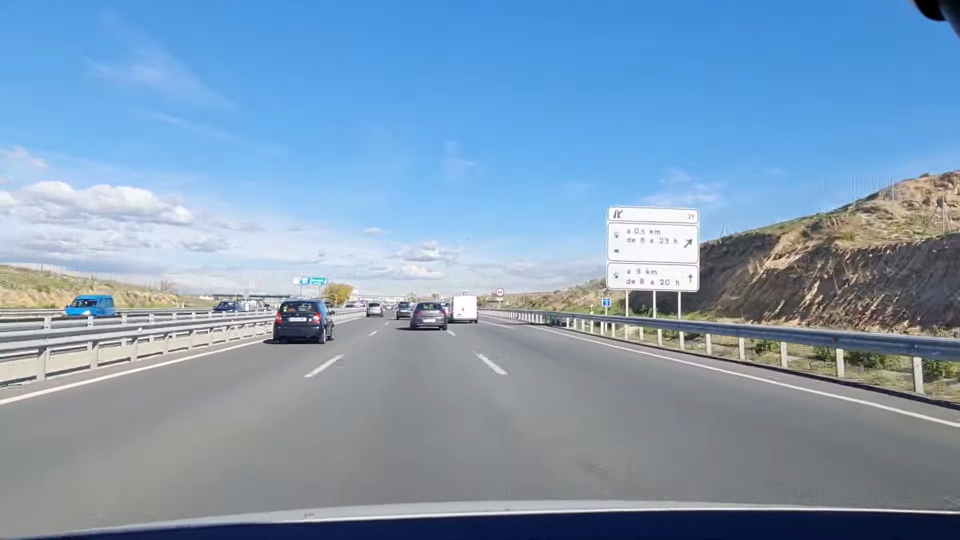
#> input picture test_detection/00000.png, 1920 x 1080 px (shown at 1/2 size)
$ python -i detectormartin.py   (imports and definitions only)   (older library calls are emulated)
#> lines starting #> are read from the running program, lines starting #| are printed output that depends on the picture
import cv2
import numpy as np


class RoadPanelDetector:
    """
    Detects road information panels using:
    1. MSER (Maximally Stable Extremal Regions) for region detection
    2. HSV + LAB color analysis for blue color verification
    3. Morphological operations for robustness
    4. NMS for duplicate elimination
    """

    def __init__(self):
        """Initialize the detector with optimized parameters."""

        # MSER parameters - tuned for highway panel detection
        # min_area: minimum region size in pixels
        # max_area: maximum region size in pixels
        # delta: threshold increase between MSER calculations
        self.mser = cv2.MSER_create(
            min_area=300,
            max_area=20000,
            delta=10
        )

        # Standard size for blue score computation
        self.std_w = 40
        self.std_h = 80

        # Ideal blue mask (all ones - full blue color expected)
        self.ideal_mask = np.ones(
            (self.std_h, self.std_w),
            dtype=np.uint8
        )

    def detect(self, image):
        """
        Main detection pipeline.

        Args:
            image: Input image (BGR format from OpenCV)

        Returns:
            List of detections: [[x1, y1, x2, y2, score], ...]
        """
        detections = []

        # Step 1: Preprocess image to improve quality
        image = self._preprocess_image(image)

        # Step 2: Convert to grayscale for MSER
        gray = cv2.cvtColor(image, cv2.COLOR_BGR2GRAY)

        # Step 3: Enhance contrast with CLAHE
        clahe = cv2.createCLAHE(
            clipLimit=2.0,
            tileGridSize=(8, 8)
        )
        gray = clahe.apply(gray)

        # Step 4: Detect high-contrast regions with MSER
        regions, _ = self.mser.detectRegions(gray)

        # Step 5: Convert regions to bounding boxes and filter
        candidate_boxes = []

        for region in regions:
            x, y, w, h = cv2.boundingRect(region)

            # Filter by minimum size
            if w < 60 or h < 30:
                continue

            # Filter by aspect ratio (panels are wider than tall)
            aspect_ratio = w / float(h)

            # Adjusted range based on real panel proportions
            if aspect_ratio < 1.2 or aspect_ratio > 4.0:
                continue

            # Expand bounding box to include white border
            # MSER detects the blue interior, we need the whole panel
            pad_x = int(w * 0.05)
            pad_y = int(h * 0.1)

            x1 = max(0, x - pad_x)
            y1 = max(0, y - pad_y)
            x2 = min(image.shape[1], x + w + pad_x)
            y2 = min(image.shape[0], y + h + pad_y)

            candidate_boxes.append((x1, y1, x2, y2))

        # Step 6: Score each candidate box based on blue color
        for box in candidate_boxes:
            x1, y1, x2, y2 = box

            # Extract region from image
            crop = image[y1:y2, x1:x2]

            if crop.size == 0:
                continue

            # Compute blue color score (0 to 1, where 1 is perfect blue)
            score = self.compute_blue_score(crop)

            if score > 0.5:
                detections.append([x1, y1, x2, y2, score])

        # Step 7: Remove duplicate detections (NMS)
        detections = self.non_max_suppression(detections)

        return detections

    def compute_blue_score(self, crop):
        """
        Computes a score representing how much the crop looks like a blue panel.

        Strategy:
        1. Use HSV to detect blue hue and saturation
        2. Use LAB to verify blue color (low b channel)
        3. Combine both masks
        4. Compute intensity and clarity
        5. Return weighted score

        Args:
            crop: Image region to analyze

        Returns:
            float: Score between 0 (not blue) and 1 (perfectly blue)
        """

        # Resize to standard size for consistent scoring
        resized = cv2.resize(crop, (self.std_w, self.std_h))

        # Convert to HSV for hue-based color detection
        hsv = cv2.cvtColor(resized, cv2.COLOR_BGR2HSV)

        # Convert to LAB for blue channel analysis
        lab = cv2.cvtColor(resized, cv2.COLOR_BGR2Lab)

        # Get brightness (Value in HSV)
        avg_v = np.mean(hsv[:, :, 2])

        # ===== HSV BLUE DETECTION =====
        # Adapt saturation threshold based on brightness
        sat_min = 50 if avg_v > 50 else 30

        # Blue limits in HSV:
        lower_blue = np.array([95, sat_min, 25])
        upper_blue = np.array([145, 255, 255])

        mask_hsv = cv2.inRange(hsv, lower_blue, upper_blue)
        lower_white = np.array([0, 0, 170])
        upper_white = np.array([180, 70, 255])

        white_mask = cv2.inRange(hsv, lower_white, upper_white)

        border = np.zeros_like(white_mask)

        border[:4, :] = 1
        border[-4:, :] = 1
        border[:, :4] = 1
        border[:, -4:] = 1

        white_border_score = np.sum(
            (white_mask > 0) & (border > 0)
        ) / np.sum(border)

        inner = np.zeros_like(mask_hsv)

        inner[5:-5, 5:-5] = 1

        blue_inner_score = np.sum(
            (mask_hsv > 0) & (inner > 0)
        ) / np.sum(inner)

        # Morphological closing to fill small holes
        mask_hsv = cv2.morphologyEx(mask_hsv, cv2.MORPH_CLOSE, np.ones((3, 3), np.uint8))

        # ===== LAB BLUE DETECTION =====
        b_channel = lab[:, :, 2]
        mask_lab = cv2.inRange(b_channel, 0, 118)

        # ===== COMBINE MASKS =====
        # Both HSV and LAB must agree it's blue
        mask = cv2.bitwise_and(mask_hsv, mask_lab)

        # ===== COMPUTE SCORE =====
        # Intensity: what percentage of pixels are blue
        intensity = np.sum(mask) / (self.std_w * self.std_h * 255.0)

        # Clarity: is the image blurry? (Laplacian variance)
        clarity = cv2.Laplacian(cv2.cvtColor(resized, cv2.COLOR_BGR2GRAY), cv2.CV_64F).var() / 1000.0

        # Weight: intensity is more important than clarity
        # In bad weather (low clarity), we don't penalize much
        clarity_weight = 0.1 if clarity < 0.1 else 0.2

        # Final score: weighted combination
        score = (1.0 - clarity_weight) * intensity + clarity_weight * min(clarity, 1.0)
        score = (
            0.7 * blue_inner_score +
            0.3 * white_border_score
        )
        return float(score)

    def non_max_suppression(self, detections):
        """
        Remove duplicate detections by keeping only the best one
        from each group of overlapping boxes.

        Args:
            detections: List of [x1, y1, x2, y2, score]

        Returns:
            List of non-overlapping detections
        """
        if len(detections) == 0:
            return []

        # Sort by area (largest first)
        # This way we prioritize larger detections
        detections = sorted(
            detections,
            key=lambda d: (d[4]),
            reverse=True
        )

        final = []

        for det in detections:
            overlaps = False

            for kept in final:
                # Compute IoU (Intersection over Union)
                iou = self.compute_iou(det, kept)

                if iou > 0.4:
                    overlaps = True
                    break

            # Keep this detection if it doesn't overlap much with others
            if not overlaps:
                final.append(det)

        return final

    def compute_iou(self, boxA, boxB):
        """
        Compute Intersection over Union between two boxes.

        IoU = Intersection Area / Union Area

        Args:
            boxA: [x1, y1, x2, y2, score]
            boxB: [x1, y1, x2, y2, score]

        Returns:
            float: IoU value between 0 and 1
        """
        # Compute intersection coordinates
        xA = max(boxA[0], boxB[0])
        yA = max(boxA[1], boxB[1])
        xB = min(boxA[2], boxB[2])
        yB = min(boxA[3], boxB[3])

        # Compute intersection area
        interW = max(0, xB - xA)
        interH = max(0, yB - yA)
        interArea = interW * interH

        # Compute area of each box
        areaA = (
            (boxA[2] - boxA[0]) *
            (boxA[3] - boxA[1])
        )

        areaB = (
            (boxB[2] - boxB[0]) *
            (boxB[3] - boxB[1])
        )

        # Compute union area
        union = areaA + areaB - interArea

        # Return IoU
        return interArea / (union + 1e-6)

    def _preprocess_image(self, image):
        """
        Preprocess image to improve detection quality.

        Steps:
        1. Detail enhancement to reduce fog/haze effects
        2. Bilateral filter to smooth while preserving edges
        3. Gamma correction to handle backlight
        4. White balance to normalize colors

        Args:
            image: Input image (BGR)

        Returns:
            Preprocessed image
        """

        # Step 1: Detail enhancement (reduces fog/haze)
        image = cv2.detailEnhance(image, sigma_s=10, sigma_r=0.15)

        # Step 2: Bilateral filter (smooths while preserving edges)
        image = cv2.bilateralFilter(image, 9, 75, 75)

        # Step 3: Gamma correction (handles lighting variations)
        gamma = self._estimate_gamma(image)
        image = np.uint8(255 * np.power(image / 255.0, gamma))

        # Step 4: White balance (normalizes colors)
        image = self._white_balance(image)

        return image

    def _white_balance(self, image):
        """
        Apply automatic white balance using channel stretching.

        For each color channel:
        1. Find 1st and 99th percentiles
        2. Stretch to [0, 255]

        This removes color casts and improves color consistency.

        Args:
            image: Input image (BGR)

        Returns:
            White balanced image
        """
        result = image.astype(np.float32)
        for i in range(3):  # Process each color channel
            channel = result[:, :, i]

            # Find extreme values (ignore outliers)
            min_val, max_val = np.percentile(channel, 1), np.percentile(channel, 99)

            # Stretch channel to [0, 255]
            if max_val > min_val:
                result[:, :, i] = np.clip((channel - min_val) / (max_val - min_val) * 255, 0, 255)

        return result.astype(np.uint8)

    def _estimate_gamma(self, image):
        """
        Estimate gamma correction value based on image brightness.

        Gamma < 1.0: brightens image (good for dark/backlit images)
        Gamma = 1.0: no change
        Gamma > 1.0: darkens image (good for overexposed images)

        Args:
            image: Input image (BGR)

        Returns:
            float: Gamma value
        """
        gray = cv2.cvtColor(image, cv2.COLOR_BGR2GRAY)
        mean_brightness = np.mean(gray)

        # Adaptive gamma based on brightness
        """if mean_brightness < 80:
            gamma = 0.75
        elif mean_brightness > 180:
            gamma = 0.55
        else:
            gamma = 1.0
        return gamma"""

        if mean_brightness < 80:
            # Very dark image - brighten significantly
            gamma = 0.6
        elif mean_brightness < 120:
            # Dark image - brighten
            gamma = 0.75
        elif mean_brightness > 200:
            # Very bright image - darken significantly
            gamma = 0.4
        elif mean_brightness > 180:
            # Bright image - darken
            gamma = 0.55
        else:
            # Normal brightness - no change
            gamma = 1.0

        return gamma

>>> import cv2
>>> picture = cv2.imread('test_detection/00000.png')
#> picture is the input picture: shape (1080, 1920, 3); mean B, G, R 182.1, 154.8, 127.1
>>> result = RoadPanelDetector().detect(picture)
#> in _estimate_gamma, `gray = cv2.cvtColor(image, cv2.COLOR_BGR2GRAY)`:
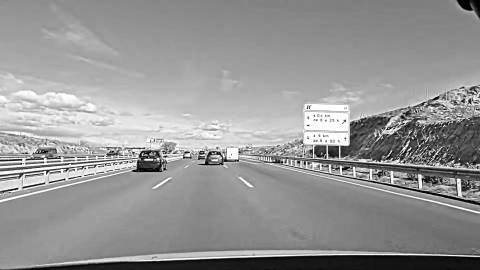
#> gray: shape (1080, 1920) (shown at 1/4 size); min 0, max 255, mean 149.2
#> in _estimate_gamma, `mean_brightness = np.mean(gray)`: mean_brightness = 149.2
#> in _preprocess_image, `gamma = self._estimate_gamma(image)`: gamma = 1
#> the loop in _white_balance, `for i in range(3):` made 3 passes
#> (min_val, max_val) on passes 1 to 3: (18, 254), (9, 253), (4, 254)
#> pass 1, in _white_balance, `channel = result[:, :, i]`:
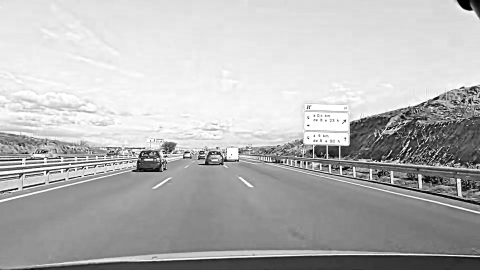
#> channel: shape (1080, 1920) float32 (shown at 1/4 size); min 0, max 255, mean 181.5
#> pass 3, in _white_balance, `channel = result[:, :, i]`:
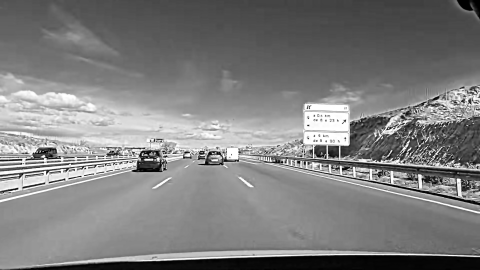
#> channel: shape (1080, 1920) float32 (shown at 1/4 size); min 0, max 255, mean 126.6
#> in detect, `gray = clahe.apply(gray)`:
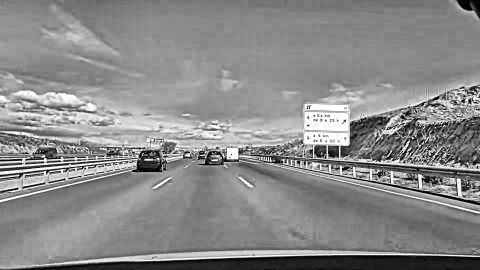
#> gray: shape (1080, 1920) (shown at 1/4 size); min 0, max 255, mean 137.7
#> in detect, `regions, _ = self.mser.detectRegions(gray)`: regions = 805 items
#> the loop in detect, `for region in regions:` made 805 passes
#> (x, y, w, h) on passes 1, 18, 19: (1830, 1, 58, 40), (1702, 413, 60, 17), (1701, 413, 61, 18)
#> after the loop in detect, `for region in regions:`: candidate_boxes = 136 items, first 6: (1824, 0, 1920, 79), (1824, 0, 1920, 80), (1824, 0, 1920, 81), (1824, 0, 1920, 81), (1824, 0, 1920, 81), (1824, 0, 1920, 82)
#> the loop in detect, `for box in candidate_boxes:` made 136 passes
#> box on passes 18 to 25: (1749, 620, 1822, 662), (1749, 620, 1822, 662), (1351, 440, 1599, 647), (1351, 439, 1601, 648), (1351, 438, 1601, 648), (1856, 335, 1920, 386), (1856, 335, 1920, 386), (1856, 335, 1920, 386)
#> pass 1, in detect, `crop = image[y1:y2, x1:x2]`:
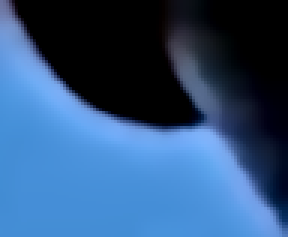
#> crop: shape (79, 96, 3) (shown 3 times larger); mean of channels 0, 1, 2 124.1, 83, 47.8; drawn as B, G, R
#> pass 1, in compute_blue_score, `resized = cv2.resize(crop, (self.std_w, self.std_h))`:
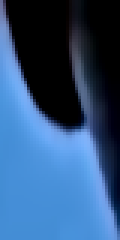
#> resized: shape (80, 40, 3) (shown 3 times larger); mean of channels 0, 1, 2 124.1, 82.9, 47.8; drawn as B, G, R
#> after the loop in detect, `for box in candidate_boxes:`:
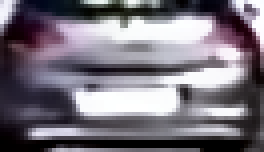
#> crop: shape (38, 66, 3) (shown 4 times larger); mean of channels 0, 1, 2 124.1, 114.4, 120; drawn as B, G, R
#> the loop in non_max_suppression, `for det in detections:` made 4 passes
#> det on passes 1 to 4: [1816, 0, 1920, 87, 0.508], [1816, 0, 1920, 86, 0.506], [1817, 0, 1920, 86, 0.504], [1818, 0, 1920, 86, 0.502]

$ run again, on test_detection/00001.png
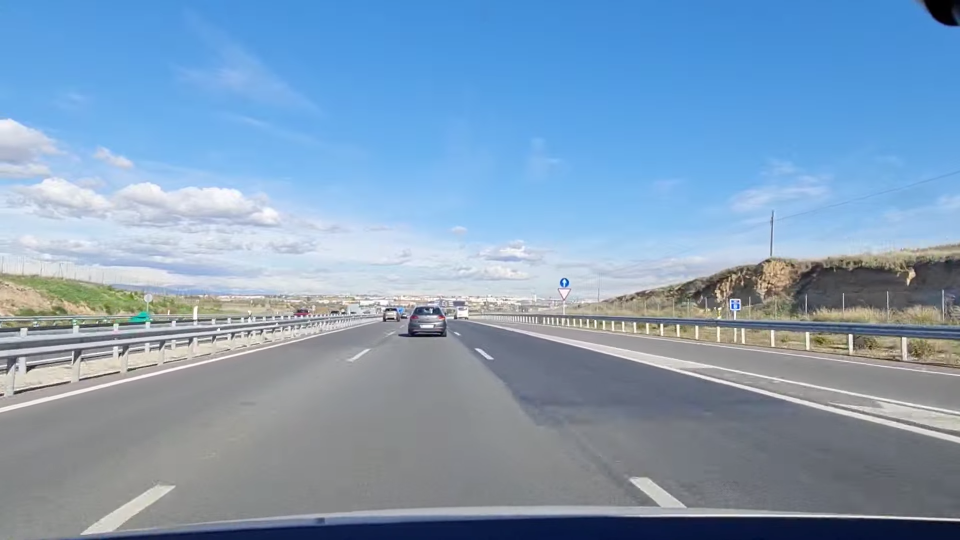
#> input picture test_detection/00001.png, 1920 x 1080 px (shown at 1/2 size)
#> picture is the input picture: shape (1080, 1920, 3); mean B, G, R 185.4, 157.4, 129
#> mean_brightness = 151.6
#> gamma = 1
#> the loop in _white_balance, `for i in range(3):` made 3 passes
#> (min_val, max_val) on passes 1 to 3: (34, 253), (13, 252), (5, 252)
#> in detect, `gray = clahe.apply(gray)`:
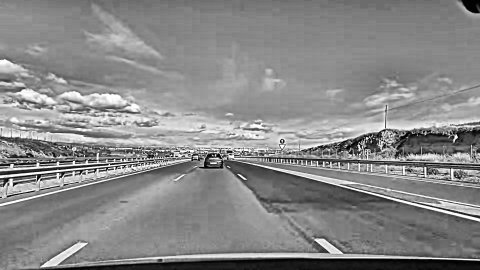
#> gray: shape (1080, 1920) (shown at 1/4 size); min 0, max 255, mean 136.3
#> regions = 501 items
#> the loop in detect, `for region in regions:` made 501 passes
#> (x, y, w, h, aspect_ratio, pad_x, x1, y2) on passes 1 to 3: (1848, 1, 71, 51, 1.39, 3, 1845, 57), (1847, 1, 72, 51, 1.41, 3, 1844, 57), (1847, 1, 72, 51, 1.41, 3, 1844, 57)
#> after the loop in detect, `for region in regions:`: candidate_boxes = 81 items, first 6: (1845, 0, 1920, 57), (1844, 0, 1920, 57), (1844, 0, 1920, 57), (1844, 0, 1920, 57), (1844, 0, 1920, 57), (1844, 0, 1920, 57)
#> the loop in detect, `for box in candidate_boxes:` made 81 passes
#> box on passes 15 to 22: (1840, 0, 1920, 58), (1840, 0, 1920, 58), (1839, 0, 1920, 58), (1839, 0, 1920, 58), (1838, 0, 1920, 58), (1837, 0, 1920, 58), (1833, 0, 1920, 58), (1830, 0, 1920, 58)
#> after the loop in detect, `for box in candidate_boxes:`:
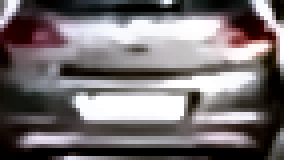
#> crop: shape (40, 71, 3) (shown 4 times larger); mean of channels 0, 1, 2 114, 112.5, 118.8; drawn as B, G, R

$ run again, on test_detection/00002.png
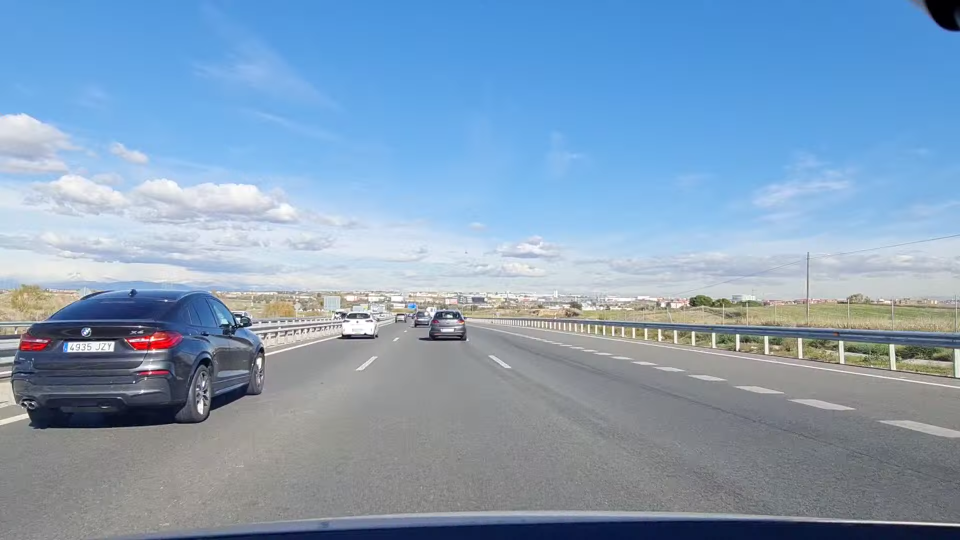
#> input picture test_detection/00002.png, 1920 x 1080 px (shown at 1/2 size)
#> picture is the input picture: shape (1080, 1920, 3); mean B, G, R 185.4, 158.5, 131.6
#> mean_brightness = 153.2
#> gamma = 1
#> the loop in _white_balance, `for i in range(3):` made 3 passes
#> (min_val, max_val) on passes 1 to 3: (26, 252), (8, 251), (4, 251)
#> in detect, `gray = clahe.apply(gray)`:
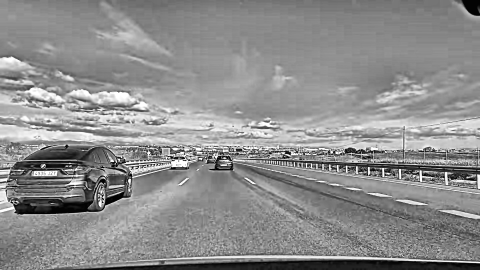
#> gray: shape (1080, 1920) (shown at 1/4 size); min 0, max 255, mean 141
#> regions = 722 items
#> the loop in detect, `for region in regions:` made 722 passes
#> (x, y, w, h, aspect_ratio) on passes 1 to 3: (1851, 1, 68, 60, 1.13), (1849, 1, 70, 61, 1.15), (1849, 1, 70, 61, 1.15)
#> after the loop in detect, `for region in regions:`: candidate_boxes = 97 items, first 6: (1839, 0, 1920, 70), (1818, 0, 1920, 70), (1816, 0, 1920, 70), (1814, 0, 1920, 70), (1813, 0, 1920, 70), (1811, 0, 1920, 70)
#> the loop in detect, `for box in candidate_boxes:` made 97 passes
#> box on passes 22 to 29: (530, 403, 596, 442), (530, 403, 596, 442), (1676, 469, 1920, 537), (88, 344, 269, 416), (88, 344, 270, 416), (88, 344, 270, 416), (87, 344, 270, 416), (86, 344, 270, 416)
#> after the loop in detect, `for box in candidate_boxes:`:
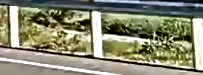
#> crop: shape (75, 203, 3); mean of channels 0, 1, 2 112.7, 137.5, 137.1; drawn as B, G, R
